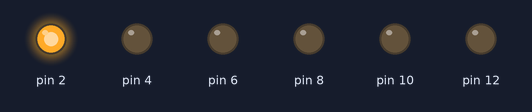
The sketch below on a simulated Arduino Uno, built with avr-gcc and run on an emulated ATmega328P. Shown: output pins drawn as LEDs (lit = HIGH).

Above: at 0.2 s.
At 1.0 s:
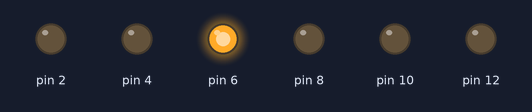
At 1.4 s:
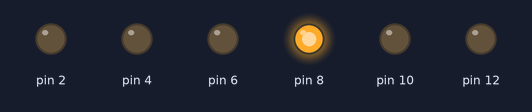
At 1.8 s:
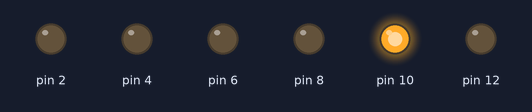
At 3.0 s:
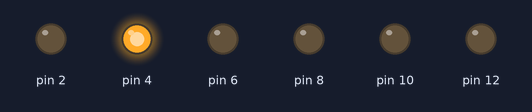
At 4.6 s:
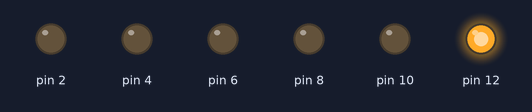
Timing chart, 0 to 5.5 s (numbered marks = the images above):
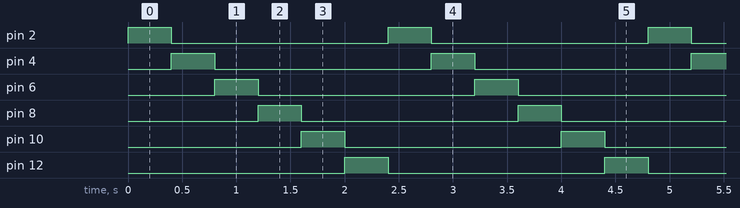

The sketch:

6_LED_blink.ino
```cpp
/*
 * Мой самый первый скетч.
 * Поочередное мигание шести светодиодов
*/

void setup() //иницинлизация цифровых контактов № 2, 4, 6, 8, 10, 12 как "выход"
{
  pinMode(2, OUTPUT);
  pinMode(4, OUTPUT);
  pinMode(6, OUTPUT);
  pinMode(8, OUTPUT);
  pinMode(10, OUTPUT);
  pinMode(12, OUTPUT);
}

void loop() //бесконечный цикл
{
  digitalWrite(2, HIGH); //засветить светодиод
  delay(400); //задержка на 0,4 с.

  digitalWrite(2, LOW); //погасить светодиод

  digitalWrite(4, HIGH);
  delay(400);
  digitalWrite(4, LOW);

  digitalWrite(6, HIGH);
  delay(400);
  digitalWrite(6, LOW);

  digitalWrite(8, HIGH);
  delay(400);
  digitalWrite(8, LOW);

  digitalWrite(10, HIGH);
  delay(400);
  digitalWrite(10, LOW);

  digitalWrite(12, HIGH);
  delay(400);
  digitalWrite(12, LOW);
}
```

Measured:
- by itself, pin 2, pin 4, pin 6, pin 8, pin 10, pin 12: alternates HIGH for 0.40 s and LOW for 2.0 s
- by itself, everything shown: repeats every 2.4 s, in 7 steps
